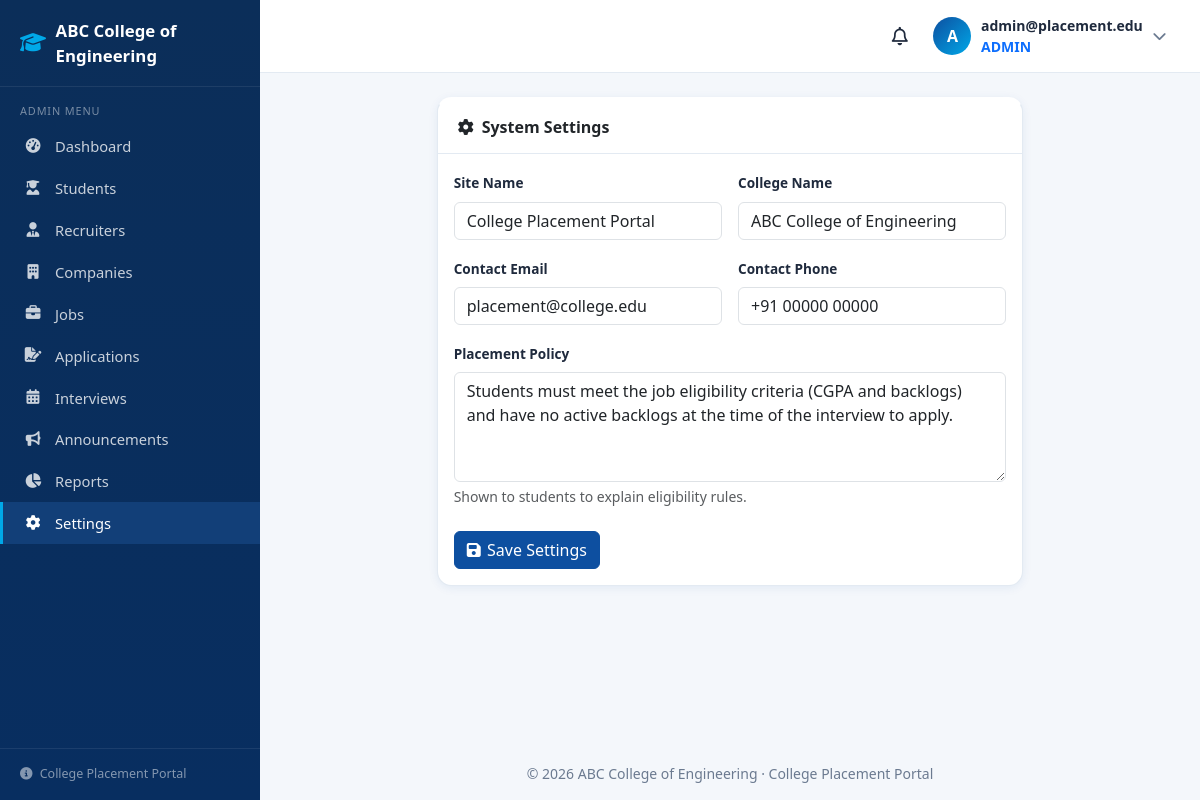
The app's page /admin/settings (signed in) with its own data.
### models.py (models this page shows, shortened)
class Setting(db.Model):
    __tablename__ = "settings"
    id = db.Column(db.Integer, primary_key=True)
    key = db.Column(db.String(50), nullable=False, unique=True)
    value = db.Column(db.String(300), nullable=True)

class User(UserMixin, db.Model):
    __tablename__ = "users"
    id = db.Column(db.Integer, primary_key=True)
    email = db.Column(db.String(120), unique=True, nullable=False, index=True)
    password_hash = db.Column(db.String(256), nullable=False)
    role = db.Column(db.String(20), nullable=False)  # student | recruiter | admin
    is_active = db.Column(db.Boolean, nullable=False, default=True)
    reset_token = db.Column(db.String(64), nullable=True)
    reset_token_expiry = db.Column(db.DateTime, nullable=True)
    created_at = db.Column(db.DateTime, nullable=False, default=datetime.now)
    student = db.relationship("Student", backref="user", uselist=False,
                              cascade="all, delete-orphan")
    recruiter = db.relationship("Recruiter", backref="user", uselist=False,
                                cascade="all, delete-orphan")
    admin = db.relationship("Admin", backref="user", uselist=False,
                            cascade="all, delete-orphan")
    notifications = db.relationship("Notification", backref="user",
                                    lazy="dynamic", cascade="all, delete-orphan")
    def unread_notifications(self):
        return self.notifications.filter_by(is_read=False).count()
    def recent_notifications(self, limit=5):
        return (self.notifications
                .order_by(Notification.created_at.desc())
                .limit(limit).all())

### blueprints/admin.py (the view, shortened to what this page needs)
@admin_bp.route("/settings", methods=["GET", "POST"])
@login_required
@role_required("admin")
def settings():
    settings_map = {s.key: s.value for s in Setting.query.all()}
    return render_template("admin/settings.html", settings_map=settings_map)

### app.py (called while the page is built)
def create_app():
    app = Flask(__name__)
    app.config.from_object(Config)
    db.init_app(app)
    login_manager.init_app(app)
    from models import User
    @login_manager.user_loader
    def load_user(user_id):
        return db.session.get(User, int(user_id))
    from datetime import datetime as _datetime
    from models import Setting as _Setting
    @app.context_processor
    def inject_globals():
        def setting(key, default=""):
            record = _Setting.query.filter_by(key=key).first()
            return record.value if record and record.value else default
        return dict(now=_datetime.now, setting=setting)
    _register_blueprints(app)
    _register_error_handlers(app)
    _ensure_upload_folders()
    with app.app_context():
        db.create_all()
        _seed_defaults()
    return app

### templates/admin/settings.html (shortened to what this page needs)
{% extends 'layouts/dashboard_base.html' %}
{% block content %}
<div class="row justify-content-center">
  <div class="col-lg-8">
    <div class="card">
      <div class="card-header"><i class="fa-solid fa-gear me-2"></i>System Settings</div>
      <div class="card-body">
        <form method="post" action="{{ url_for('admin.settings') }}">
          <div class="row g-3">
            <div class="col-md-6">
              <label class="form-label">Site Name</label>
              <input type="text" name="site_name" class="form-control" value="{{ settings_map.get('site_name', '') }}">
            </div>
            <div class="col-md-6">
              <label class="form-label">College Name</label>
              <input type="text" name="college_name" class="form-control" value="{{ settings_map.get('college_name', '') }}">
            </div>
            <div class="col-md-6">
              <label class="form-label">Contact Email</label>
              <input type="email" name="contact_email" class="form-control" value="{{ settings_map.get('contact_email', '') }}">
            </div>
            <div class="col-md-6">
              <label class="form-label">Contact Phone</label>
              <input type="text" name="contact_phone" class="form-control" value="{{ settings_map.get('contact_phone', '') }}">
            </div>
            <div class="col-12">
              <label class="form-label">Placement Policy</label>
              <textarea name="placement_policy" rows="4" class="form-control">{{ settings_map.get('placement_policy', '') }}</textarea>
              <div class="form-text">Shown to students to explain eligibility rules.</div>
            </div>
          </div>
          <button type="submit" class="btn btn-primary mt-4 btn-icon"><i class="fa-solid fa-floppy-disk"></i> Save Settings</button>
        </form>
      </div>
    </div>
  </div>
</div>
{% endblock %}

### templates/layouts/dashboard_base.html (shortened to what this page needs)
{% extends 'layouts/base.html' %}
{% block body_class %}dashboard-body{% endblock %}
{% block body %}
  <div class="dashboard-wrapper">
    {% include 'layouts/_sidebar.html' %}
    <div class="main-area">
      {% include 'layouts/_topbar.html' %}
      <main class="dashboard-content">
        {% block content %}{% endblock %}
      </main>
      <footer class="text-center py-3 muted small">
        &copy; {{ now().year }} {{ setting('college_name', 'College') }} &middot; {{ setting('site_name', 'Placement Portal') }}
      </footer>
    </div>
  </div>
{% endblock %}

### templates/layouts/_sidebar.html (shortened to what this page needs)
<aside class="sidebar" id="sidebar">
  <a href="{{ url_for('main.index') }}" class="brand">
    <i class="fa-solid fa-graduation-cap"></i>
    <span>{{ setting('college_name', 'College') }}</span>
  </a>
  {% if current_user.role == 'student' %}
    <div class="section-label">Student Menu</div>
    <a href="{{ url_for('student.dashboard') }}" class="nav-link {{ 'active' if request.endpoint == 'student.dashboard' }}">
      <i class="fa-solid fa-gauge-high"></i> Dashboard
    </a>
    <a href="{{ url_for('student.jobs') }}" class="nav-link {{ 'active' if request.endpoint in ['student.jobs', 'student.job_detail'] }}">
      <i class="fa-solid fa-briefcase"></i> Browse Jobs
    </a>
    <a href="{{ url_for('student.applications') }}" class="nav-link {{ 'active' if request.endpoint == 'student.applications' }}">
      <i class="fa-solid fa-file-signature"></i> My Applications
    </a>
    <a href="{{ url_for('student.interviews') }}" class="nav-link {{ 'active' if request.endpoint == 'student.interviews' }}">
      <i class="fa-solid fa-calendar-days"></i> Interviews
    </a>
    <a href="{{ url_for('student.offers') }}" class="nav-link {{ 'active' if request.endpoint == 'student.offers' }}">
      <i class="fa-solid fa-award"></i> Offers
    </a>
    <a href="{{ url_for('student.profile') }}" class="nav-link {{ 'active' if request.endpoint == 'student.profile' }}">
      <i class="fa-solid fa-id-card"></i> Profile
    </a>
  {% elif current_user.role == 'admin' %}
    <div class="section-label">Admin Menu</div>
    <a href="{{ url_for('admin.dashboard') }}" class="nav-link {{ 'active' if request.endpoint == 'admin.dashboard' }}">
      <i class="fa-solid fa-gauge-high"></i> Dashboard
    </a>
    <a href="{{ url_for('admin.students') }}" class="nav-link {{ 'active' if request.endpoint in ['admin.students', 'admin.student_detail'] }}">
      <i class="fa-solid fa-user-graduate"></i> Students
    </a>
    <a href="{{ url_for('admin.recruiters') }}" class="nav-link {{ 'active' if request.endpoint == 'admin.recruiters' }}">
      <i class="fa-solid fa-user-tie"></i> Recruiters
    </a>
    <a href="{{ url_for('admin.companies') }}" class="nav-link {{ 'active' if request.endpoint == 'admin.companies' }}">
      <i class="fa-solid fa-building"></i> Companies
    </a>
    <a href="{{ url_for('admin.jobs') }}" class="nav-link {{ 'active' if request.endpoint == 'admin.jobs' }}">
      <i class="fa-solid fa-briefcase"></i> Jobs
    </a>
    <a href="{{ url_for('admin.applications') }}" class="nav-link {{ 'active' if request.endpoint == 'admin.applications' }}">
      <i class="fa-solid fa-file-signature"></i> Applications
    </a>
    <a href="{{ url_for('admin.interviews') }}" class="nav-link {{ 'active' if request.endpoint == 'admin.interviews' }}">
      <i class="fa-solid fa-calendar-days"></i> Interviews
    </a>
    <a href="{{ url_for('admin.announcements') }}" class="nav-link {{ 'active' if request.endpoint == 'admin.announcements' }}">
      <i class="fa-solid fa-bullhorn"></i> Announcements
    </a>
    <a href="{{ url_for('admin.reports') }}" class="nav-link {{ 'active' if request.endpoint == 'admin.reports' }}">
      <i class="fa-solid fa-chart-pie"></i> Reports
    </a>
    <a href="{{ url_for('admin.settings') }}" class="nav-link {{ 'active' if request.endpoint == 'admin.settings' }}">
      <i class="fa-solid fa-gear"></i> Settings
    </a>
  {% endif %}
  <div class="sidebar-footer">
    <i class="fa-solid fa-circle-info me-1"></i> {{ setting('site_name', 'Placement Portal') }}
  </div>
</aside>

### templates/layouts/_topbar.html (shortened to what this page needs)
<header class="topbar">
  <div class="dropdown">
    <a href="#" class="bell-icon text-decoration-none" data-bs-toggle="dropdown" data-bs-display="static">
      <i class="fa-regular fa-bell"></i>
    </a>
  </div>
  <div class="dropdown">
    <a href="#" class="user-chip text-decoration-none" data-bs-toggle="dropdown" data-bs-display="static">
      <span class="avatar">{{ current_user.email[0]|upper }}</span>
      <span class="d-none d-md-block">
        <span class="d-block fw-semibold small">{{ current_user.email }}</span>
        <span class="d-block text-uppercase small text-primary fw-bold">{{ current_user.role }}</span>
      </span>
      <i class="fa-solid fa-chevron-down small muted"></i>
    </a>
  </div>
</header>

### static/css/style.css (style rules this page uses)
:root { --pp-primary: #0d4fa0; --pp-primary-dark: #0a3d80; --pp-primary-darker: #082e60; --pp-accent: #00a8e8; --pp-bg: #f4f7fb; --pp-sidebar: #0b2e59; --pp-sidebar-active: #123f78; --pp-text: #1f2a3d; --pp-muted: #6b7a90; --pp-border: #e3eaf2; --pp-success: #16a34a; --pp-danger: #dc2626; --pp-warning: #d97706; --pp-shadow: 0 2px 10px rgba(13, 79, 160, 0.08); --pp-shadow-lg: 0 10px 30px rgba(13, 79, 160, 0.12); }
* { box-sizing: border-box; }
body { font-family: "Segoe UI", Roboto, "Helvetica Neue", Arial, sans-serif; background-color: var(--pp-bg); color: var(--pp-text); min-height: 100vh; }
a { text-decoration: none; }
.dashboard-wrapper { display: flex; min-height: 100vh; }
.sidebar { width: 260px; background: linear-gradient(180deg, var(--pp-sidebar), var(--pp-primary-darker)); color: #fff; position: fixed; top: 0; bottom: 0; left: 0; z-index: 1040; overflow-y: auto; transition: transform 0.3s ease; display: flex; flex-direction: column; }
.sidebar .brand { display: flex; align-items: center; gap: 0.6rem; padding: 1.1rem 1.25rem; color: #fff; font-weight: 700; font-size: 1.05rem; border-bottom: 1px solid rgba(255, 255, 255, 0.08); }
.sidebar .brand i { color: var(--pp-accent); font-size: 1.3rem; }
.sidebar .section-label { font-size: 0.68rem; text-transform: uppercase; letter-spacing: 0.08em; color: rgba(255, 255, 255, 0.45); padding: 1rem 1.25rem 0.4rem; }
.sidebar .nav-link { color: rgba(255, 255, 255, 0.78); padding: 0.62rem 1.25rem; display: flex; align-items: center; gap: 0.75rem; font-size: 0.92rem; border-left: 3px solid transparent; transition: all 0.2s ease; }
.sidebar .nav-link i { width: 1.25rem; text-align: center; }
.sidebar .nav-link.active { background: var(--pp-sidebar-active); border-left-color: var(--pp-accent); color: #fff; }
.sidebar .sidebar-footer { margin-top: auto; padding: 1rem 1.25rem; border-top: 1px solid rgba(255, 255, 255, 0.08); font-size: 0.78rem; color: rgba(255, 255, 255, 0.5); }
.main-area { flex: 1; margin-left: 260px; display: flex; flex-direction: column; min-height: 100vh; }
.topbar { background: #fff; border-bottom: 1px solid var(--pp-border); padding: 0.65rem 1.5rem; display: flex; align-items: center; gap: 1rem; position: sticky; top: 0; z-index: 1030; }
.bell-icon { position: relative; font-size: 1.15rem; color: var(--pp-text); }
.user-chip { display: flex; align-items: center; gap: 0.6rem; padding: 0.3rem 0.6rem; border-radius: 0.6rem; color: var(--pp-text); }
.avatar { width: 38px; height: 38px; border-radius: 50%; background: linear-gradient(135deg, var(--pp-primary), var(--pp-accent)); color: #fff; display: flex; align-items: center; justify-content: center; font-weight: 700; }
.dashboard-content { padding: 1.5rem; flex: 1; }
.card { border: 1px solid var(--pp-border); border-radius: 0.9rem; box-shadow: var(--pp-shadow); border-top: 3px solid transparent; }
.card-header { background: #fff; border-bottom: 1px solid var(--pp-border); font-weight: 600; padding: 0.9rem 1.25rem; border-radius: 0.9rem 0.9rem 0 0 !important; }
.btn-primary { background: var(--pp-primary); border-color: var(--pp-primary); }
.btn-icon { display: inline-flex; align-items: center; gap: 0.4rem; }
.form-label { font-weight: 600; font-size: 0.85rem; color: var(--pp-text); }
.muted { color: var(--pp-muted); }

### records on screen
Setting: value "ABC College of Engineering", college_name "ABC College of Engineering"
Setting: value "College Placement Portal", site_name "College Placement Portal"
User: email "A", email "admin@placement.edu", role "ADMIN"
Setting: contact_email "placement@college.edu"
Setting: contact_phone "+91 00000 00000"
Setting: placement_policy "Students must meet the job eligibility criteria (CGPA and backlogs) and have no active backlogs at the time of the interview to apply."
